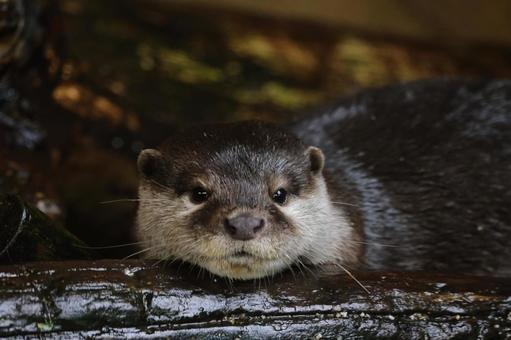
#> input picture soodal.jpeg, 511 x 340 px
$ python chapter_03.py
#> lines starting #> are read from the running program, lines starting #| are printed output that depends on the picture
import cv2 as cv
import numpy as np

# [72 lines of commented-out code are left out]
def fun4():
    img = cv.imread('soodal.jpeg')
#> img is the input picture: shape (340, 511, 3); mean B, G, R 38.6, 46.6, 53.3

    img1 = img[100:400, 100:400]
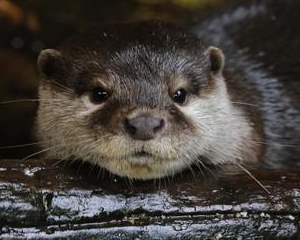
#> img1: shape (240, 300, 3); mean B, G, R 59.2, 63.8, 68.9
    img2 = img[100:400, 100:400].copy()

    out = img1.copy()
    out = 255 - out
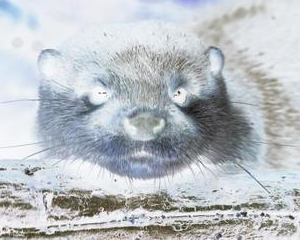
#> out: shape (240, 300, 3); mean B, G, R 195.8, 191.2, 186.1

    img1 += 20

    cv.imshow('img',img)
    # cv.imshow('img1', img1)
    cv.imshow('img2', img2)
    cv.imshow('img1',out)
    cv.waitKey()
    cv.destroyAllWindows()

fun4()
